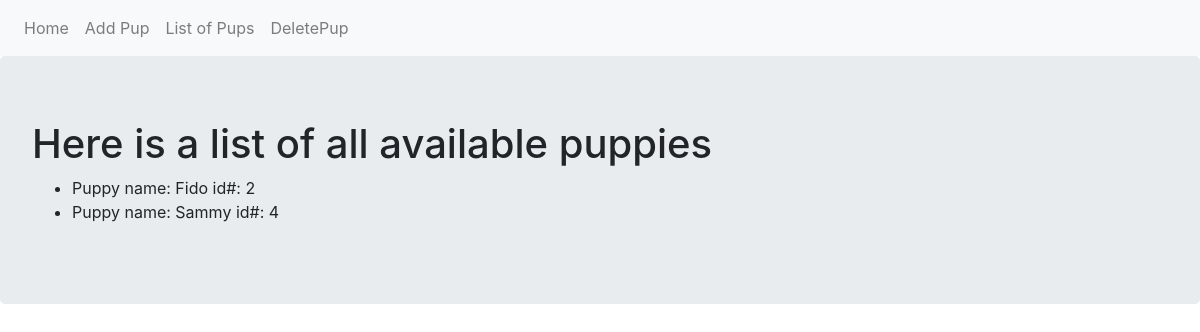
/list, run on an earlier commit of the app's database.
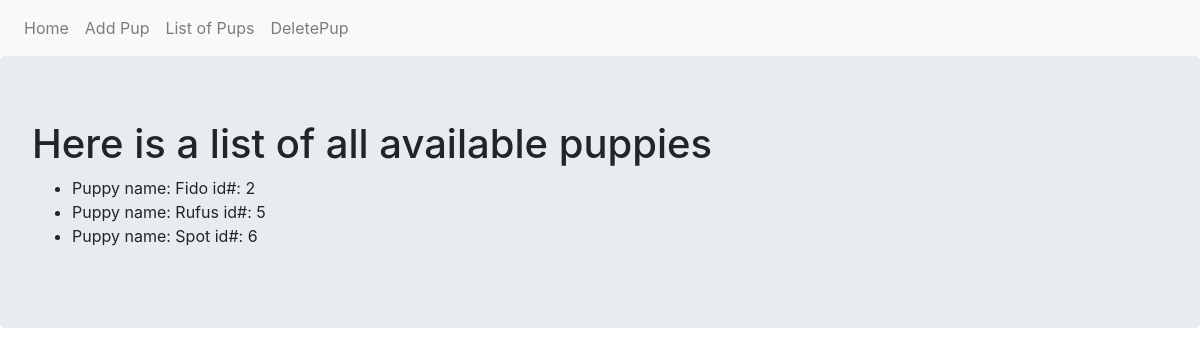
And on a later commit of the database.
### adoption_site.py (models this page shows, shortened)
class Puppy(db.Model):
  __tablename__ = 'puppies'
  id = db.Column(db.Integer, primary_key=True)
  name = db.Column(db.Text)
  def __repr__(self):
    return f"Puppy name: {self.name}"

### adoption_site.py (the view)
@app.route('/list')
def list_pup():
  puppies = Puppy.query.all()
  return render_template('list.html', puppies=puppies)

### templates/list.html
{% extends "base.html" %}
{% block content %}
<div class="jumbotron">
    <h1>Here is a list of all available puppies</h1>
    <ul>
        {% for pup in puppies %}
            <li>{{pup}} id#: {{pup.id}}</li>
        {% endfor %}
    </ul>
</div>
{% endblock %}

### templates/base.html (shortened to what this page needs)
<!DOCTYPE html>
<html lang="en">
<head>
  <link rel="stylesheet" href="https://stackpath.bootstrapcdn.com/bootstrap/4.1.3/css/bootstrap.min.css">
</head>
<body>
  <nav class="navbar navbar-expand-lg navbar-light bg-light">
    <div class="navbar-nav">
      <a href="{{url_for('index')}}" class="nav-item nav-link">Home</a>
      <a href="{{url_for('add_pup')}}" class="nav-item nav-link">Add Pup</a>
      <a href="{{url_for('list_pup')}}" class="nav-item nav-link">List of Pups</a>
      <a href="{{url_for('del_pup')}}" class="nav-item nav-link">DeletePup</a>
    </div>
  </nav>
  {% block content %}
  {% endblock %}
</body>
</html>

What changed in the data, as far as the page shows it:
removed Puppy: name "Puppy name: Sammy", id "4"
added Puppy: name "Puppy name: Rufus", id "5"
added Puppy: name "Puppy name: Spot", id "6"
